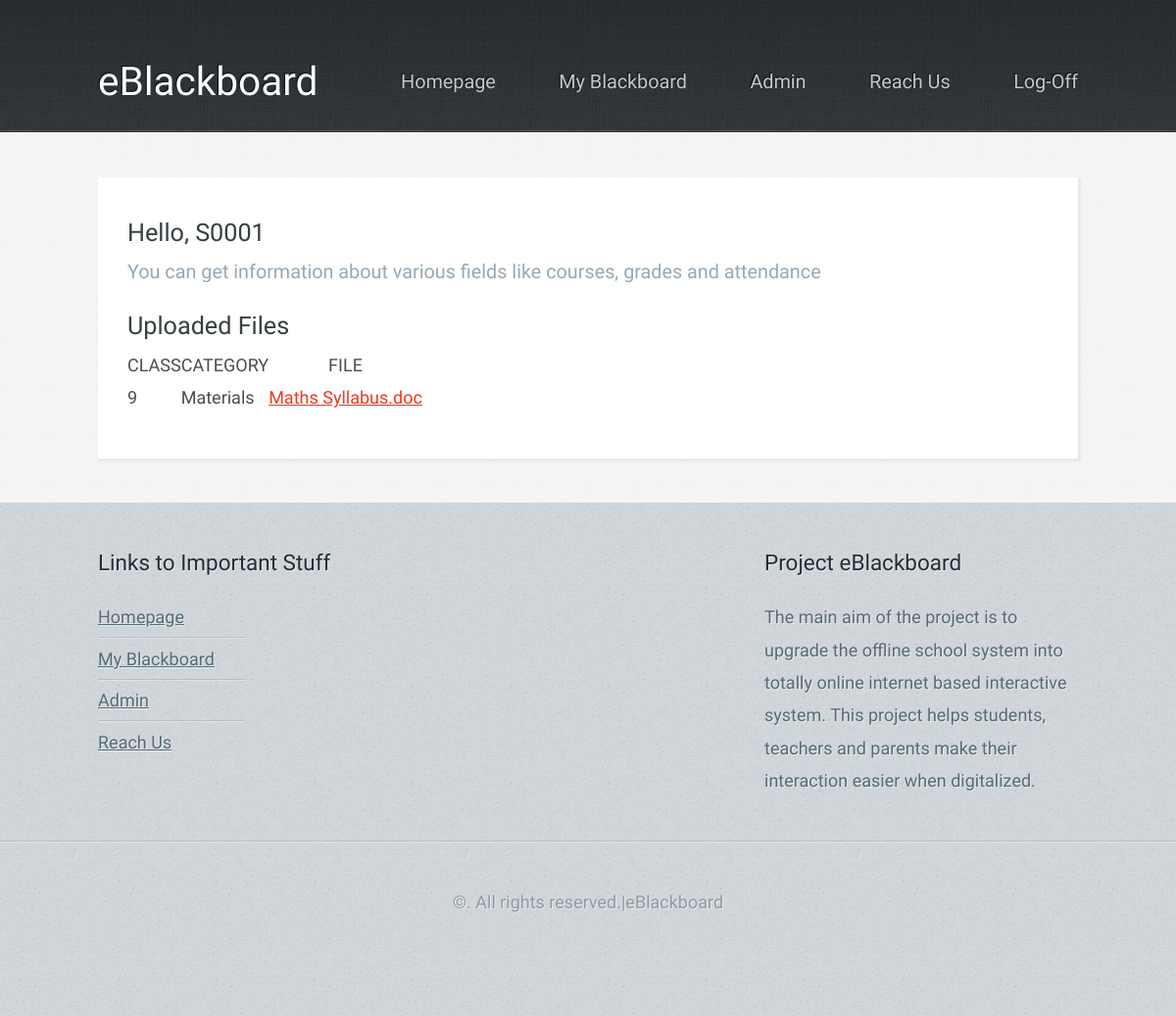
The page /student/home.php (signed in) on the database its author committed.
### tables this page shows
CREATE TABLE `uploads` (
  `documentid` int(10) NOT NULL,
  `class` int(5) DEFAULT NULL,
  `courseid` varchar(5) DEFAULT NULL,
  `teacherid` varchar(5) DEFAULT NULL,
  `category` varchar(20) DEFAULT NULL,
  `location` varchar(100) DEFAULT NULL
);

### functions.php (called while the page is built, shortened)
<?php
	function getNRows($sql, $page)
      {
            $result = selectQuery($sql, $page);
            $rowcount = mysqli_num_rows($result);
            return($rowcount);
      }
	function selectQuery($sql, $page)
	{
            include "connection.php";
		$result = mysqli_query($con, $sql);
            return($result);
	}
?>

### student/home.php (the view, shortened to what this page needs)
<!DOCTYPE HTML>
<?php
	include "../functions.php";
	$uname = $_SESSION['userID'];
	$sql = "SELECT * FROM student where studentid = '$uname'";
	$result = selectQuery($sql, "");
	$class = "";
	while($row = mysqli_fetch_assoc($result)) {
		$class = $row['class'];
	}
	$usql = "SELECT * FROM uploads where class = $class";
	$materialCount = getNRows($usql, "home.php");
?>
<html>
	<head>
		<link rel="stylesheet" href="../assets/css/main.css" />
	</head>
	<body class="subpage">
		<div id="page-wrapper">
				<div id="header-wrapper">
					<header id="header" class="container">
						<div class="row">
							<div class="12u">
									<h1><a href="#" id="logo">eBlackboard</a></h1>
									<nav id="nav">
										<a href="../index.html">Homepage</a>
										<a href="../threecolumn.html">My Blackboard</a>
										<a href="../admin.html">Admin</a>
										<a href="../twocolumn2.html">Reach Us</a>
										<a href="studentlogout.php">Log-Off</a>
									</nav>
							</div>
						</div>
					</header>
				</div>
				<div id="content-wrapper">
					<div id="content">
						<div class="container">
							<div class="row">
								<div class="12u">
										<section>
											<header>
												<h2>Hello, <?php echo $_SESSION['userID']; ?></h2>
												<h3>You can get information about various fields like courses, grades and attendance</h3>
											</header>
											<h2>Uploaded Files</h2>
		<?php
		if($materialCount >= 1) { ?>
			<table cellpadding="10" border = 1>
			<?php
				echo "<tr>";
					echo "<th>CLASS</th>";
					echo "<th>CATEGORY</th>";
					echo "<th>FILE</th>";
				echo "</tr>";
				$result = selectQuery($sql = $usql, $page = "");
				while($row = mysqli_fetch_assoc($result)) {
					$fName = $row['location'];
					$fName = explode("/", $fName);
					$fName = $fName[2];
					echo "<tr>";
						echo "<td>".$row['class']."</td>";
						echo "<td>".$row['category']."</td>";
						echo "<td><a href = '".$row['location']."' target='_blank'>".$fName."</a></td>";
					echo "</tr>";
				}
			?>
			</table>
		<?php }
		else {
			echo "<p>No Uploads yet!</p>";
		}?>
										</section>
								</div>
							</div>
						</div>
					</div>
				</div>
				<div id="footer-wrapper">
					<footer id="footer" class="container">
						<div class="row">
							<div class="8u 12u(mobile)">
									<section>
										<h2>Links to Important Stuff</h2>
										<div>
											<div class="row">
												<div class="3u 12u(mobile)">
													<ul class="link-list last-child">
														<li><a href="index.php">Homepage</a></li>
													<li><a href="myblackboard.php">My Blackboard</a></li>
													<li><a href="admin.php">Admin</a></li>
													<li><a href="reachus.php">Reach Us</a></li>
													</ul>
												</div>
											</div>
										</div>
									</section>
							</div>
							<div class="4u 12u(mobile)">
									<section>
										<h2>Project eBlackboard</h2>
										<p>
											The main aim of the project is to upgrade the offline school system into totally online internet based interactive system. This project helps students, teachers and parents make their interaction easier when digitalized.
										</p>
									</section>
							</div>
						</div>
					</footer>
				</div>
				<div id="copyright">
					&copy;. All rights reserved.|eBlackboard
				</div>
		</div>
	</body>
</html>

### rows shown on the page
uploads: class "9", category "Materials", location "Maths Syllabus.doc"

### other values the page prints
$_SESSION['userID'] "S0001"
